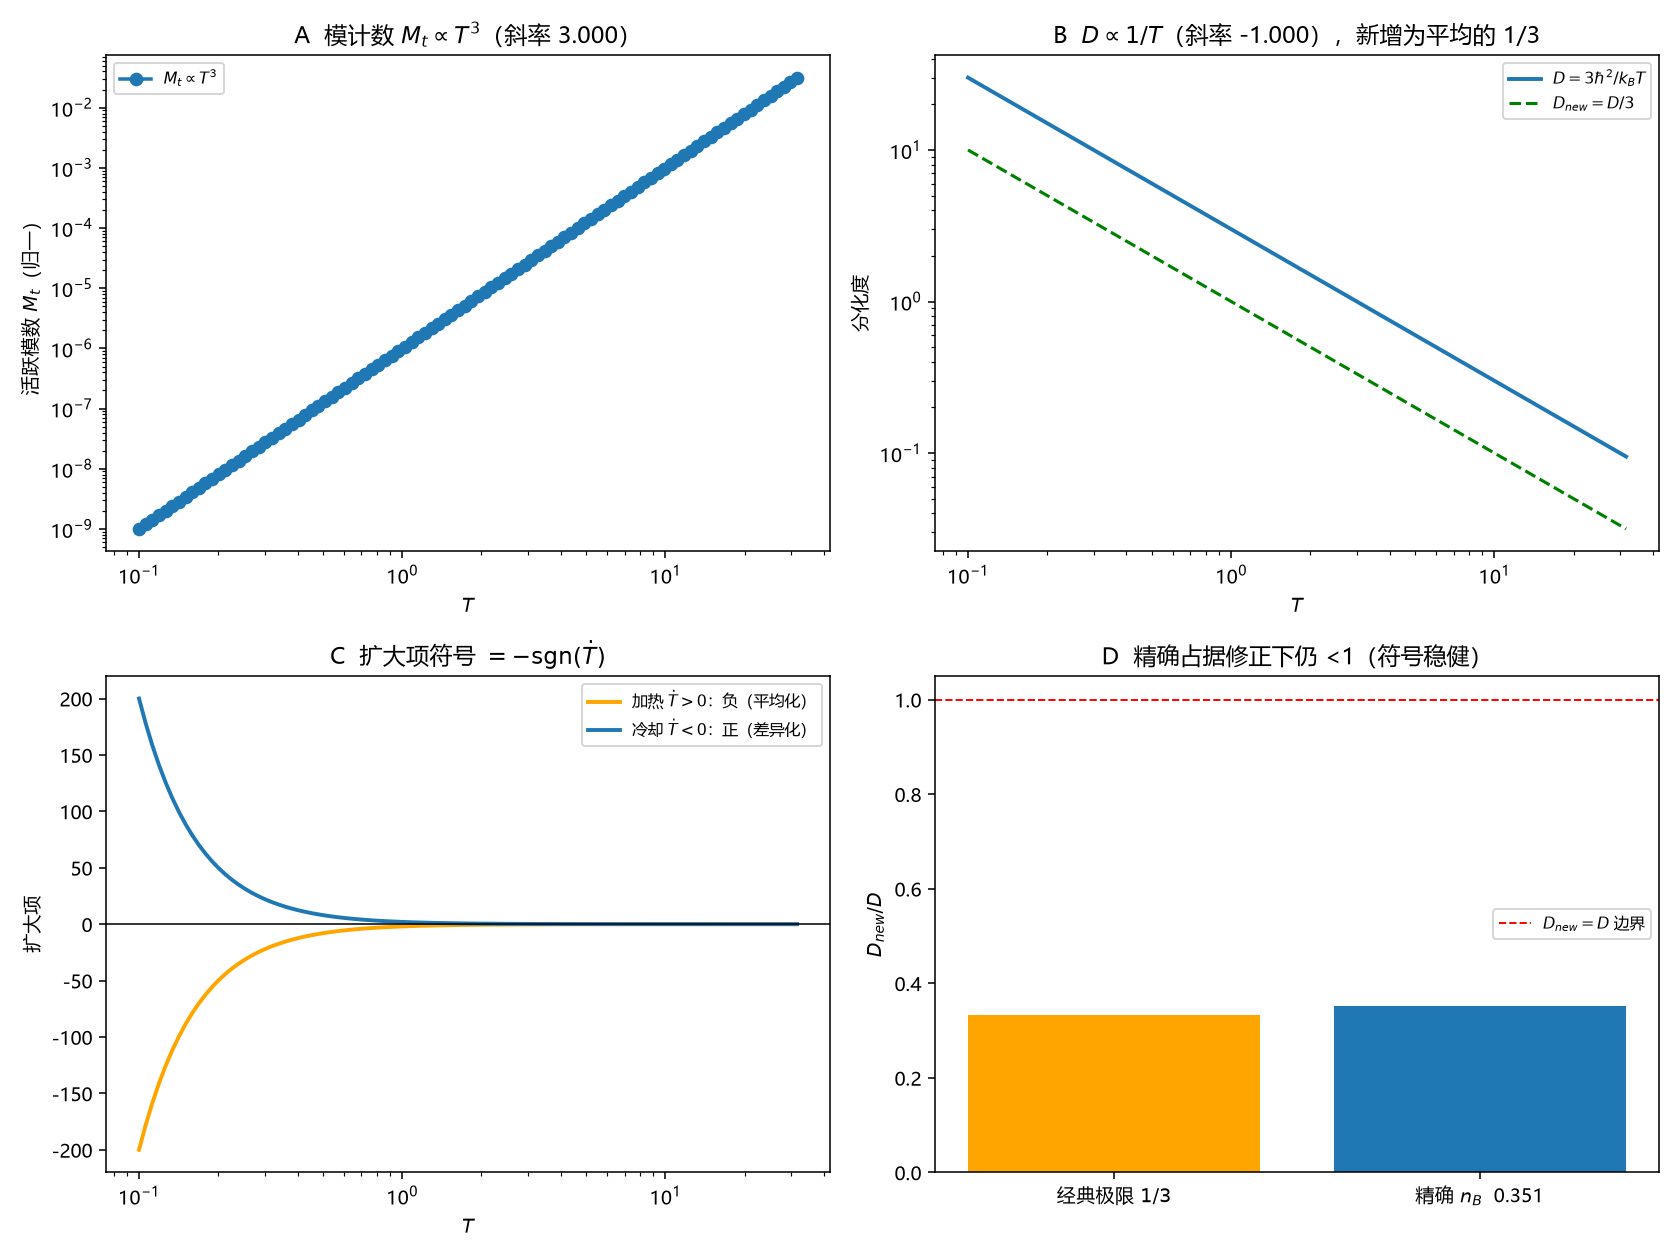

The Python source for this figure:
# -*- coding: utf-8 -*-
"""
第93轮补（成果登记 R-102）：临-25——扩大项符号的热扫描判定（非拟合）
==========================================================================
检验：
  A 活跃模数 M(T)∝T³、热截断 ω_T=k_B T/ħ（log-log 斜率 3）；
  B 平均分化度 D(T)∝1/T（斜率 -1）、D_new= D/3；
  C 扩大项符号 = -sgn(T_dot)：加热负（平均化）、冷却正（差异化）；
  D 精确 n_B（非经典极限）核对 D_new/D≈0.351<1（符号判定稳健）。

图像用于检验幂次/符号/量级，不是用数据拟合曲线——无实验数据、无调参。

复跑：
  python "10 探索/超导第一性研究/04_计算验证/环06_临25_扩大项符号热扫描.py"
"""
import csv
import os
import sys

try:
    sys.stdout.reconfigure(encoding="utf-8")
except Exception:
    pass

import numpy as np
from scipy.integrate import quad
import matplotlib
matplotlib.use("Agg")
import matplotlib.pyplot as plt

plt.rcParams["font.sans-serif"] = ["Microsoft YaHei", "SimHei", "DejaVu Sans"]
plt.rcParams["axes.unicode_minus"] = False

OUT = os.path.dirname(os.path.abspath(__file__))

HBAR = 1.0
KB = 1.0
THETA_D = 100.0   # 示意 Debye 温度（单位一致）


def omega_T(T):
    return np.minimum(KB * np.asarray(T) / HBAR, KB * THETA_D / HBAR)


def coth_half(x):
    if x < 1e-8:
        return 2.0 / x
    return 1.0 / np.tanh(x / 2.0)


def main():
    # ---------- A: M(T)∝T³ ----------
    T = np.logspace(-1, 1.5, 100)   # T<θ_D 区
    M = (omega_T(T) / (KB * THETA_D / HBAR)) ** 3
    slope_M = np.polyfit(np.log(T), np.log(M), 1)[0]
    assert abs(slope_M - 3.0) < 1e-9, f"M∝T³ 斜率 {slope_M}"

    # ---------- B: D∝1/T、D_new/D=1/3 ----------
    D = 3.0 * HBAR**2 / (KB * T)
    D_new = HBAR**2 / (KB * T)
    ratio = D_new / D
    assert np.all(np.abs(ratio - 1.0 / 3.0) < 1e-12)
    slope_D = np.polyfit(np.log(T), np.log(D), 1)[0]
    assert abs(slope_D + 1.0) < 1e-9, f"D∝1/T 斜率 {slope_D}"
    assert np.all(D_new - D < 0), "D_new-D 应恒负"

    # ---------- C: 扩大项符号 ----------
    dT_heat = 1.0
    dT_cool = -1.0
    term_heat = -2.0 * HBAR**2 * dT_heat / (KB * T**2)
    term_cool = -2.0 * HBAR**2 * dT_cool / (KB * T**2)
    assert np.all(term_heat < 0) and np.all(term_cool > 0)
    # 符号 = -sgn(dT)
    assert np.all(np.sign(term_heat) == -np.sign(dT_heat))
    assert np.all(np.sign(term_cool) == -np.sign(dT_cool))

    # ---------- D: 精确 n_B 修正（x∈[0,1] 积分） ----------
    # D_exact ∝ (3/(2)) ∫₀¹ x coth(x/2) dx（以 ℏ²/(k_B T) 为单位）
    integral_xcoth, _ = quad(lambda x: x * coth_half(x), 0, 1, epsabs=1e-12)
    D_exact_coef = 1.5 * integral_xcoth           # D_exact / (ℏ²/k_B T)
    D_new_exact_coef = 0.5 * coth_half(1.0)       # 边缘 x=1 的单模方差系数
    ratio_exact = D_new_exact_coef / D_exact_coef
    assert ratio_exact < 1.0, "精确 n_B 下 D_new<D 必须仍成立"
    assert abs(ratio_exact - 1.0 / 3.0) < 0.05, f"精确比值应≈1/3，实得 {ratio_exact}"

    # ---------- 四面板 ----------
    fig, axes = plt.subplots(2, 2, figsize=(12, 9))

    # A
    ax = axes[0, 0]
    ax.loglog(T, M, "o-", lw=1.8, color="#1f77b4", label="$M_t\\propto T^3$")
    ax.set_xlabel("$T$")
    ax.set_ylabel("活跃模数 $M_t$（归一）")
    ax.set_title(f"A  模计数 $M_t\\propto T^3$（斜率 {slope_M:.3f}）")
    ax.legend(fontsize=8)

    # B
    ax = axes[0, 1]
    ax.loglog(T, D, lw=2.0, color="#1f77b4", label="$D=3\\hbar^2/k_BT$")
    ax.loglog(T, D_new, "--", lw=1.6, color="g", label="$D_{new}=D/3$")
    ax.set_xlabel("$T$")
    ax.set_ylabel("分化度")
    ax.set_title(f"B  $D\\propto1/T$（斜率 {slope_D:.3f}），新增为平均的 1/3")
    ax.legend(fontsize=8)

    # C
    ax = axes[1, 0]
    ax.semilogx(T, term_heat, lw=2.0, color="orange", label="加热 $\\dot T>0$：负（平均化）")
    ax.semilogx(T, term_cool, lw=2.0, color="#1f77b4", label="冷却 $\\dot T<0$：正（差异化）")
    ax.axhline(0, color="k", lw=0.8)
    ax.set_xlabel("$T$")
    ax.set_ylabel("扩大项")
    ax.set_title("C  扩大项符号 $=-\\operatorname{sgn}(\\dot T)$")
    ax.legend(fontsize=8)

    # D
    ax = axes[1, 1]
    labels = ["经典极限 $1/3$", f"精确 $n_B$  {ratio_exact:.3f}"]
    vals = [1.0 / 3.0, ratio_exact]
    ax.bar(labels, vals, color=["orange", "#1f77b4"])
    ax.axhline(1.0, color="r", ls="--", lw=1.0, label="$D_{new}=D$ 边界")
    ax.set_ylabel("$D_{new}/D$")
    ax.set_title("D  精确占据修正下仍 <1（符号稳健）")
    ax.legend(fontsize=8)

    fig.tight_layout()
    png = os.path.join(OUT, "环06_临25_扩大项符号热扫描.png")
    fig.savefig(png, dpi=140)
    plt.close(fig)

    # ---------- CSV ----------
    summary = [
        ["M∝T³ 斜率", f"{slope_M:.6f}", "应为 3"],
        ["D∝1/T 斜率", f"{slope_D:.6f}", "应为 -1"],
        ["D_new/D（经典）", f"{float(ratio[0]):.6f}", "=1/3"],
        ["D_new-D 恒负", "PASS", "与扫描方向无关"],
        ["扩大项符号", "-sgn(T_dot)", "加热负、冷却正"],
        ["精确 n_B 比值", f"{ratio_exact:.6f}", "<1（稳健）"],
        ["饱和区边界", "T≲Θ_D", "高温 ω_T 封顶、符号结构失效"],
    ]
    with open(os.path.join(OUT, "环06_临25_扩大项符号热扫描_摘要.csv"),
              "w", newline="", encoding="utf-8-sig") as fo:
        wcsv = csv.writer(fo)
        wcsv.writerow(["量", "值", "说明"])
        wcsv.writerows(summary)
    with open(os.path.join(OUT, "环06_临25_扩大项符号热扫描.csv"),
              "w", newline="", encoding="utf-8-sig") as fo:
        wcsv = csv.writer(fo)
        wcsv.writerow(["T", "M_norm", "D", "D_new", "term_heat", "term_cool"])
        for i in range(len(T)):
            wcsv.writerow([f"{T[i]:.6g}", f"{M[i]:.6g}", f"{D[i]:.6g}",
                           f"{D_new[i]:.6g}", f"{term_heat[i]:.6g}",
                           f"{term_cool[i]:.6g}"])

    print("第93轮补 临-25 扩大项符号热扫描：全部断言通过（非拟合）")
    for row in summary:
        print("  ", row[0], "=", row[1], "|", row[2])
    print("图:", png)


if __name__ == "__main__":
    main()
